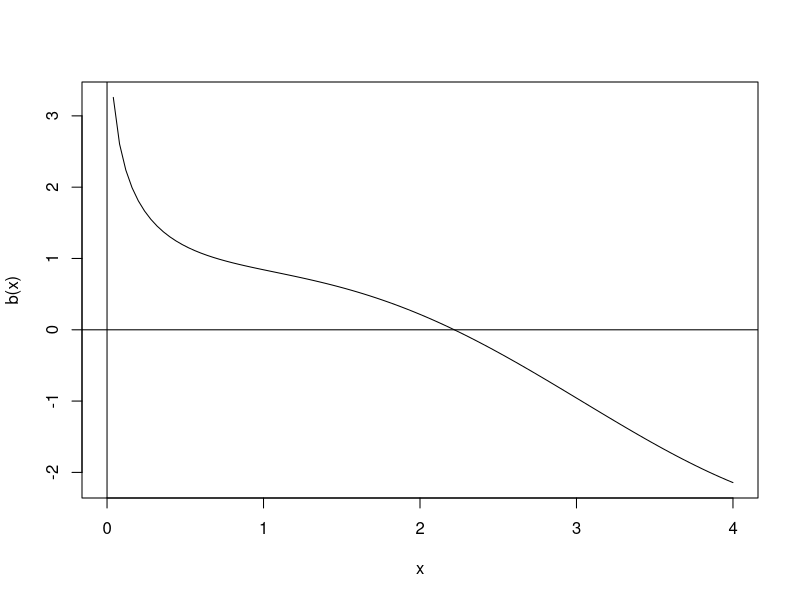
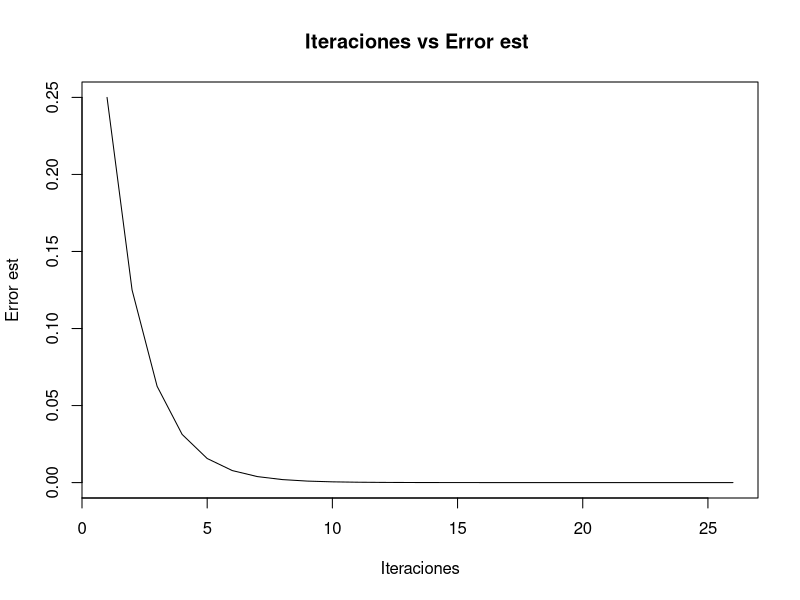

Here is the R script that generated these plots, in order:
biseccion <- function(f, xa, xb, tol){
  cont = 0
  array1 <- c()
  if( sign(f(xa)) == sign(f(xb)) ){ 
    stop("f(xa) y f(xb) tienen el mismo signo") }
  # a = min(xa,xb)
  # b = max(xa,xb)
  a = xa; b = xb
  k=0
  #Par imprimir estado
  cat("----------------------------------------------------------\n")
  cat(formatC( c("a","b","m","Error est."), width = -15, format = "f", flag = " "), "\n") 
  cat("----------------------------------------------------------\n")
  repeat{
    cont = cont+1
    m = a + 0.5*(b-a)
    if( f(m)==0 ){ cat("Cero de f en [",xa,",",xb,"] es: ", m ) }
    if( sign(f(a)) != sign(f(m)) ){
      b=m
    } else { a = m }
    dx = (b-a)/2
    array1 <- c(array1,dx)
    # imprimir estado
    cat(formatC( c(a,b,m,dx), digits=7, width = -15, format = "f", flag = " "), "\n") 
    k = k+1
    #until
    if( dx < tol ){
      cat("----------------------------------------------------------\n\n") 
      cat("Cero de f en [",xa,",",xb,"] es approx: ", m, "con error <=", dx) 
      cat("\n iteraciones", cont)
      x <- seq(1, cont, by=1)
      plot(x,array1,
           pch = 19,
           main = "Iteraciones vs Error est ",
           xlab = "Iteraciones",
           ylab = "Error est",
           type = "l")
      break;
    }
  } #repeat
}
## Pruebas
b = function(x) sin(x) - log(x)
curve(b, 0, 4); abline(h=0, v=0) #grafico para decidir un intervalo
biseccion(b, 2, 3, 0.00000001)

